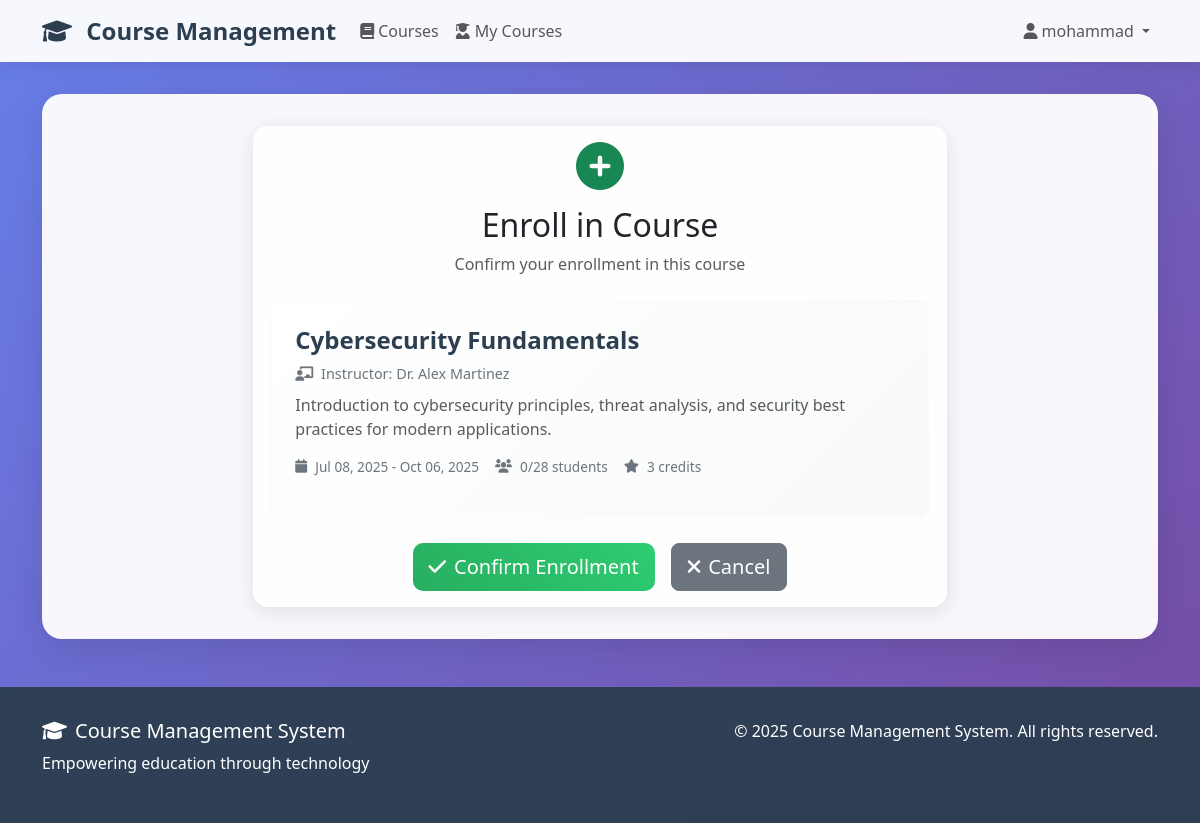
/courses/7/enroll/ (signed in), run on the app's committed database.
### students/models.py (models this page shows, shortened)
class Course(models.Model):
    DIFFICULTY_CHOICES = [
        ('beginner', 'Beginner'),
        ('intermediate', 'Intermediate'),
        ('advanced', 'Advanced'),
    ]
    title = models.CharField(max_length=200)
    description = models.TextField()
    instructor = models.CharField(max_length=100)
    credits = models.PositiveIntegerField(default=3)
    difficulty = models.CharField(max_length=20, choices=DIFFICULTY_CHOICES, default='beginner')
    max_students = models.PositiveIntegerField(default=30)
    start_date = models.DateField()
    end_date = models.DateField()
    is_active = models.BooleanField(default=True)
    created_at = models.DateTimeField(auto_now_add=True)
    def get_enrolled_count(self):
        return self.enrollment_set.count()

### students/views.py (the view)
# urls.py: path('courses/<int:course_id>/enroll/', views.enroll_course, name='enroll_course'),
@login_required
def enroll_course(request, course_id):
    course = get_object_or_404(Course, id=course_id)
    if not hasattr(request.user, 'student'):
        messages.error(request, 'Only students can enroll in courses.')
        return redirect('course_list')
    student = request.user.student
    if request.method == 'POST':
        form = CourseEnrollmentForm(request.POST, student=student, course=course)
        if form.is_valid():
            enrollment = Enrollment.objects.create(student=student, course=course)
            messages.success(request, f'Successfully enrolled in {course.title}!')
            return redirect('course_detail', course_id=course.id)
    else:
        form = CourseEnrollmentForm(student=student, course=course)
    return render(request, 'students/enroll_course.html', {
        'form': form,
        'course': course
    })

### templates/students/enroll_course.html (shortened to what this page needs)
{% extends 'base.html' %}
{% block content %}
<div class="row justify-content-center">
    <div class="col-md-8">
        <div class="card">
            <div class="card-body">
                <div class="text-center mb-4">
                    <i class="fas fa-plus-circle fa-3x text-success mb-3"></i>
                    <h2 class="card-title">Enroll in Course</h2>
                    <p class="text-muted">Confirm your enrollment in this course</p>
                </div>
                <div class="course-card mb-4">
                    <h4 class="course-title">{{ course.title }}</h4>
                    <div class="course-instructor">
                        <i class="fas fa-chalkboard-teacher me-1"></i>
                        Instructor: {{ course.instructor }}
                    </div>
                    <p class="text-muted mb-3">{{ course.description|truncatewords:30 }}</p>
                    <div class="course-meta">
                        <div class="meta-item">
                            <i class="fas fa-calendar me-1"></i>
                            {{ course.start_date|date:"M d, Y" }} - {{ course.end_date|date:"M d, Y" }}
                        </div>
                        <div class="meta-item">
                            <i class="fas fa-users me-1"></i>
                            {{ course.get_enrolled_count }}/{{ course.max_students }} students
                        </div>
                        <div class="meta-item">
                            <i class="fas fa-star me-1"></i>
                            {{ course.credits }} credits
                        </div>
                    </div>
                </div>
                <form method="post">
                    <div class="d-flex gap-3 justify-content-center">
                        <button type="submit" class="btn btn-success btn-lg">
                            <i class="fas fa-check me-2"></i>Confirm Enrollment
                        </button>
                        <a href="{% url 'course_detail' course.id %}" class="btn btn-secondary btn-lg">
                            <i class="fas fa-times me-2"></i>Cancel
                        </a>
                    </div>
                </form>
            </div>
        </div>
    </div>
</div>
{% endblock %}

### templates/base.html (shortened to what this page needs)
<!DOCTYPE html>
<html lang="en">
<head>
    <link href="https://cdn.jsdelivr.net/npm/bootstrap@5.3.0/dist/css/bootstrap.min.css" rel="stylesheet">
    <link href="https://cdnjs.cloudflare.com/ajax/libs/font-awesome/6.0.0/css/all.min.css" rel="stylesheet">
</head>
<body>
    <nav class="navbar navbar-expand-lg navbar-light sticky-top">
        <div class="container">
            <a class="navbar-brand" href="{% url 'course_list' %}">
                <i class="fas fa-graduation-cap me-2"></i>
                Course Management
            </a>
            <div class="collapse navbar-collapse" id="navbarNav">
                <ul class="navbar-nav me-auto">
                    <li class="nav-item">
                        <a class="nav-link" href="{% url 'course_list' %}">
                            <i class="fas fa-book me-1"></i>Courses
                        </a>
                    </li>
                    {% if user.is_authenticated %}
                        <li class="nav-item">
                            <a class="nav-link" href="{% url 'my_courses' %}">
                                <i class="fas fa-user-graduate me-1"></i>My Courses
                            </a>
                        </li>
                    {% endif %}
                </ul>
                <ul class="navbar-nav">
                    {% if user.is_authenticated %}
                        <li class="nav-item dropdown">
                            <a class="nav-link dropdown-toggle" href="#" id="navbarDropdown" role="button" data-bs-toggle="dropdown">
                                <i class="fas fa-user me-1"></i>{{ user.username }}
                            </a>
                        </li>
                    {% endif %}
                </ul>
            </div>
        </div>
    </nav>
    <div class="container">
        <div class="main-content">
            {% block content %}
            {% endblock %}
        </div>
    </div>
    <footer class="footer">
        <div class="container">
            <div class="row">
                <div class="col-md-6">
                    <h5><i class="fas fa-graduation-cap me-2"></i>Course Management System</h5>
                    <p>Empowering education through technology</p>
                </div>
                <div class="col-md-6 text-md-end">
                    <p>&copy; 2025 Course Management System. All rights reserved.</p>
                </div>
            </div>
        </div>
    </footer>
</body>
</html>

### templates/base.html (style rules this page uses)
:root { --primary-color: #2c3e50; --secondary-color: #3498db; --accent-color: #e74c3c; --success-color: #27ae60; --warning-color: #f39c12; --light-bg: #f8f9fa; --dark-text: #2c3e50; }
body { background: linear-gradient(135deg, #667eea 0%, #764ba2 100%); min-height: 100vh; font-family: 'Segoe UI', Tahoma, Geneva, Verdana, sans-serif; }
.navbar { background: rgba(255, 255, 255, 0.95); backdrop-filter: blur(10px); box-shadow: 0 2px 20px rgba(0, 0, 0, 0.1); }
.navbar-brand { font-weight: 700; color: var(--primary-color) !important; font-size: 1.5rem; }
.main-content { background: rgba(255, 255, 255, 0.95); backdrop-filter: blur(10px); border-radius: 20px; box-shadow: 0 8px 32px rgba(0, 0, 0, 0.1); margin: 2rem 0; padding: 2rem; min-height: 60vh; }
.card { background: rgba(255, 255, 255, 0.9); border: none; border-radius: 15px; box-shadow: 0 4px 20px rgba(0, 0, 0, 0.1); transition: transform 0.3s ease, box-shadow 0.3s ease; }
.btn-success { background: linear-gradient(45deg, var(--success-color), #2ecc71); border: none; border-radius: 10px; }
.course-card { background: linear-gradient(135deg, #fff 0%, #f8f9fa 100%); border-radius: 15px; padding: 1.5rem; border: 2px solid transparent; transition: all 0.3s ease; }
.course-title { color: var(--primary-color); font-weight: 700; margin-bottom: 0.5rem; }
.course-instructor { color: #6c757d; font-size: 0.9rem; margin-bottom: 0.5rem; }
.course-meta { display: flex; gap: 1rem; margin: 1rem 0; }
.meta-item { display: flex; align-items: center; gap: 0.25rem; font-size: 0.85rem; color: #6c757d; }
.footer { background: rgba(44, 62, 80, 0.95); color: white; padding: 2rem 0; margin-top: 3rem; }

### data on the page
Course: title "Cybersecurity Fundamentals", instructor "Dr. Alex Martinez", description "Introduction to cybersecurity principles, threat analysis, and security best practices for modern applications.", start_date "Jul 08, 2025", end_date "Oct 06, 2025", get_enrolled_count "0", max_students "28", credits "3"

### other printed values
{{ user.username }} "mohammad"
